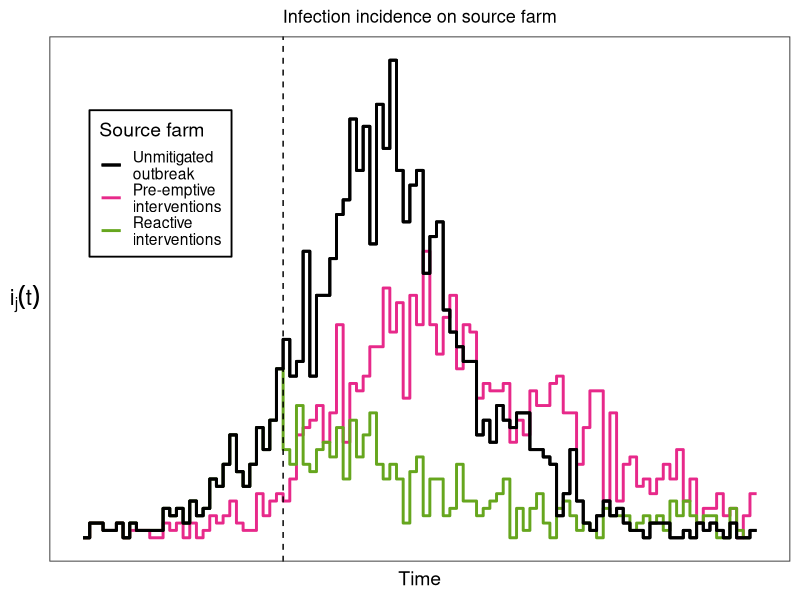
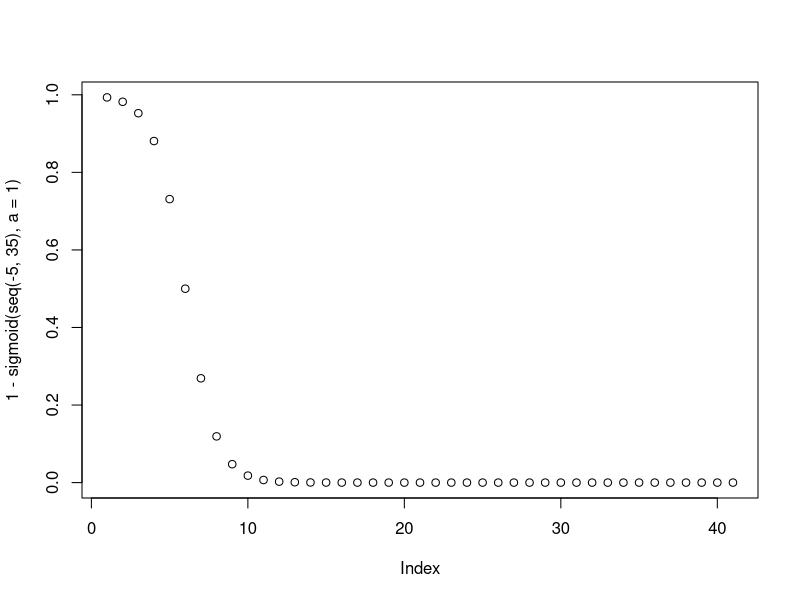
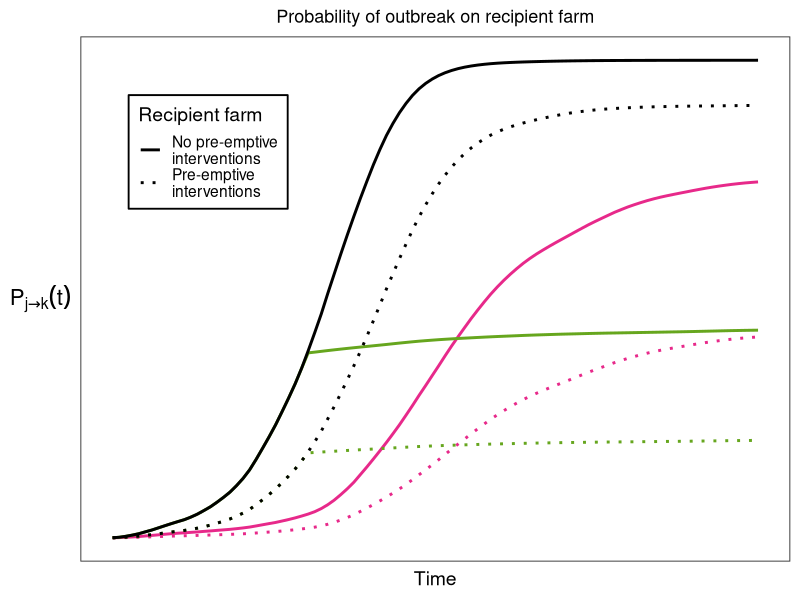
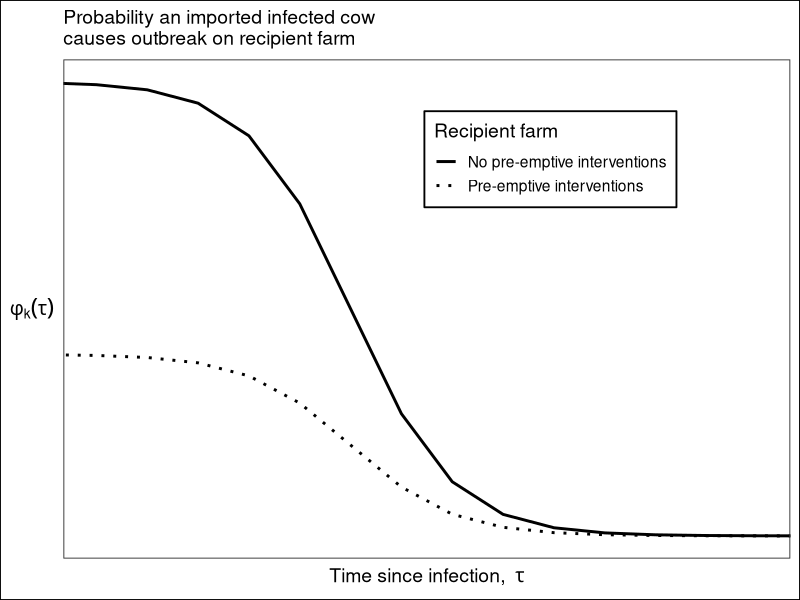
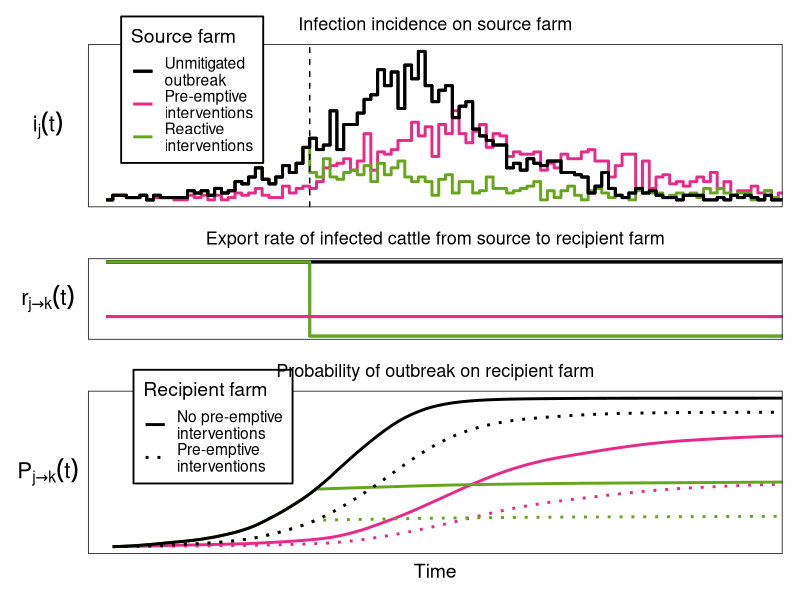
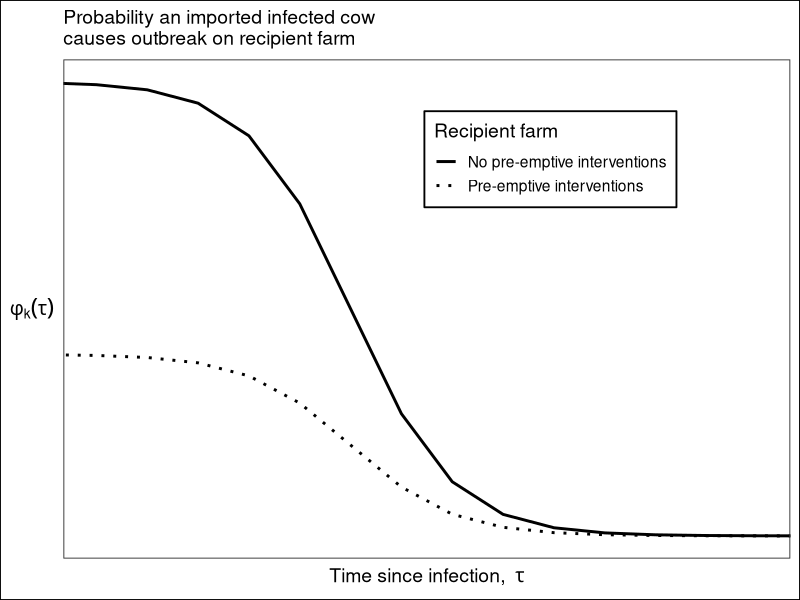
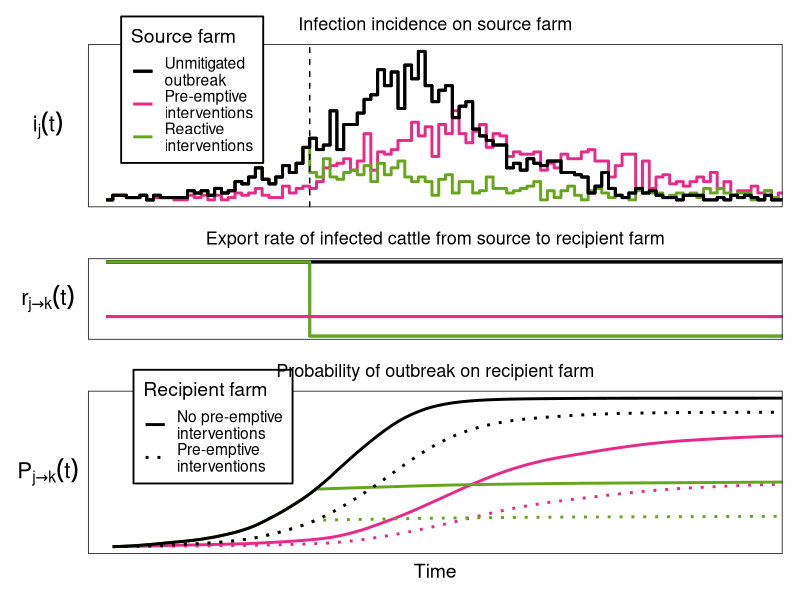

The R source for these figures, in order:

setwd("C:/Users/EALESO/OneDrive - The University of Melbourne/Projects/H5N1 cow transmission")
library(patchwork)
library(egg)

cols3 <- c("black", RColorBrewer::brewer.pal(8, 'Dark2')[4:5])

###############################################################################################
# Propagation of outbreaks explanatory figure
##############################################################################################

basic_SIR <- function(params, init, tmax=100){
  
  
  S = init$S
  I = init$I
  R = init$R
  N = S+I+R
  
  df <- data.frame(time=0, S=S, I=I, R=R)
  
  beta = params$beta
  gamma = params$gamma
  
  for(i in 1:tmax){
    if(I>0){
      S_I <- rpois(1, lambda = beta*S*I/N)
      I_R <- rpois(1, lambda = gamma*I)
      
      S <- S - S_I
      I <- I + S_I -I_R
      R <- R + I_R
      
      row_df <- data.frame(time=i, S=S, I=I, R=R)
      df <- rbind(df, row_df)
    }
    print(i)
    
    
  }
  
  df
  
}

reformat_sim <- function(sim1){
  sim1$inc <- 0
  sim1$inc[2:nrow(sim1)] <- sim1$S[1:(nrow(sim1)-1)]-sim1$S[2:nrow(sim1)]
  
  
  sim1a <- sim1
  sim1b <- sim1
  sim1b$time <- sim1b$time +0.9999999
  
  sim1 <- rbind(sim1a, sim1b)
  sim1
}

set.seed(12345)


init <- data.frame(S=1995,I=5, R=0)

set.seed(12345)
params <- data.frame(beta=0.3, gamma=0.16)
sim1 <- basic_SIR(params, init, tmax=100)

set.seed(12345)
params <- data.frame(beta=0.23, gamma=0.16)
sim2 <- basic_SIR(params, init, tmax=100)


set.seed(12345)
init <- sim1[30,]
params <- data.frame(beta=0.16, gamma=0.16)
sim3 <- basic_SIR(params, init, tmax=70)
sim3$time <- sim3$time+29
sim3 <-rbind(sim1[1:29,],sim3)


sim1 <- reformat_sim(sim1)
sim2 <- reformat_sim(sim2)
sim3 <- reformat_sim(sim3)


sim1$label <- "Unmitigated\noutbreak"
sim2$label <- "Pre-emptive\ninterventions"
sim3$label <- "Reactive\ninterventions"

sim <- rbind(sim1, sim2, sim3)

p1 <- ggplot(sim)+
  geom_line(aes(x=time, y=inc, color=label), size=1)+
  geom_line(data=sim1,aes(x=time, y=inc, color=label),size=1)+
  theme_bw(base_size = 14)+
  xlab("Time")+
  ylab(expression(i[j](t)))+
  scale_color_manual("Source farm", values=cols3, breaks = c("Unmitigated\noutbreak","Pre-emptive\ninterventions","Reactive\ninterventions"))+
  geom_vline(xintercept = 30, linetype="dashed")+
  ggtitle("Infection incidence on source farm")+
  theme(panel.grid = element_blank(),
        axis.text = element_blank(),
        axis.ticks = element_blank(),
        axis.title.y = element_text(angle=0, vjust=0.5, size=16),
        legend.position = c(0.15,0.72),
        legend.background = element_rect(color="black"),
        plot.title = element_text(hjust = 0.5, color = "black", size=13))

p1
r1 <- data.frame(time = seq(0,100),
                 rt   = rep(1, 101),
                 label2 = "baseline")
r2 <- data.frame(time = c(seq(0,30), seq(30,100)) ,
                 rt   = c(rep(1, 31),rep(0.05,71) ),
                 label2 = "Reactive export controls")
r3 <- data.frame(time = seq(0,100),
                 rt   = rep(0.3, 101),
                 label2 = "Targeted export controls")

r <- rbind(r1, r2, r3)


p2 <- ggplot(r)+
  geom_line(aes(x=time, y=rt, color=label2), size=1)+
  geom_line(aes(x=time, y=rt, color=label2), size=1)+
  theme_bw(base_size=14)+
  xlab("Time")+
  ylab(expression(r[j%->%k](t)))+
  #geom_vline(xintercept = 30, linetype="dashed")+
  scale_color_manual(values=c(cols3[1] ,cols3[3],cols3[2]) )+
  ggtitle("Export rate of infected cattle from source to recipient farm")+
  theme(panel.grid = element_blank(),
        axis.text = element_blank(),
        axis.ticks = element_blank(),
        axis.title.x = element_blank(),
        axis.title.y = element_text(angle=0, vjust=0.5, size=16),
        legend.position = "none",
        plot.title = element_text(hjust = 0.5, color = "black", size=13))


get_mu <- function(inc_t, r_t, phi_tau, scale){
  
  inc_t <- c(rep(0,40), inc_t)
  r_t <- c(rep(0,40), r_t)
  
  int1 <- c()
  int2 <- rep(0,40)
  
  for(i in 41:length(inc_t)){
    
    int2 <- c(int2, sum(inc_t[(i-39):i]*rev(phi_tau)))
    int1 <- c(int1, sum(r_t[1:i]*int2[1:i]))
    
  }
  mu_t <- int1
  p_t <- exp(-mu_t[2:length(mu_t)])*(mu_t[2:length(mu_t)]-mu_t[1:(length(mu_t)-1)])
  
  data.frame(time=seq(1,100),
             mu_t = int1,
             p_t_pdf = c(0, p_t),
             p_t_cdf = 1- exp(-mu_t))
}
sigmoid <- function(x, a){
  1/(1+exp(-a*x))
}

1-sigmoid(seq(-4,36), a=1)
plot(1-sigmoid(seq(-5,35), a=1))

phi_tau1 <- (1-sigmoid(seq(-7,32), a=1))*0.5
phi_tau2 <- (1-sigmoid(seq(-7,32), a=1))*0.2


mu_t1a <- get_mu(inc_t = sim1$inc[1:100], r_t = r1$rt[1:100]*0.001, phi_tau = phi_tau1)
mu_t2a <- get_mu(inc_t = sim2$inc[1:100], r_t = r3$rt[1:100]*0.001, phi_tau = phi_tau1)
mu_t3a <- get_mu(sim3$inc[1:100], r2$rt[1:100]*0.001, phi_tau = phi_tau1)

mu_t1b <- get_mu(sim1$inc[1:100], r1$rt[1:100]*0.001, phi_tau = phi_tau2)
mu_t2b <- get_mu(sim2$inc[1:100], r3$rt[1:100]*0.001, phi_tau = phi_tau2)
mu_t3b <- get_mu(sim3$inc[1:100], r2$rt[1:100]*0.001, phi_tau = phi_tau2)

mu_t1a$label = "Unmitigated outbreak"
mu_t1a$label2 = "No pre-emptive\ninterventions"

mu_t2a$label = "Pre-emptive interventions"
mu_t2a$label2 = "No pre-emptive\ninterventions"

mu_t3a$label = "Reactive interventions"
mu_t3a$label2 = "No pre-emptive\ninterventions"

mu_t1b$label = "Unmitigated outbreak"
mu_t1b$label2 = "Pre-emptive\ninterventions"

mu_t2b$label = "Pre-emptive interventions"
mu_t2b$label2 = "Pre-emptive\ninterventions"

mu_t3b$label = "Reactive interventions"
mu_t3b$label2 = "Pre-emptive\ninterventions"

square_times <- function(mu_t){
  mu_ta <- mu_t
  mu_tb <- mu_t
  mu_tb$time <- mu_t$time+0.9999999
  
  rbind(mu_ta)
}

df_mu <- rbind(square_times(mu_t1a), square_times(mu_t1b),
               square_times(mu_t2a), square_times(mu_t2b),
               square_times(mu_t3a), square_times(mu_t3b) )


p3 <- ggplot(df_mu)+
  geom_line(aes(x=time, y=p_t_cdf, color=label, linetype=label2), size=1)+
  theme_bw(base_size=14)+
  xlab("Time")+
  ylab(expression(P[j%->%k](t)))+
  scale_color_manual("Source farm",values=cols3, breaks = c("Unmitigated outbreak", "Pre-emptive interventions", "Reactive interventions"))+
  scale_linetype_manual("Recipient farm",values=c("solid", "dotted"))+
  ggtitle("Probability of outbreak on recipient farm")+
  #geom_vline(xintercept = 30, linetype="dashed")+
  theme(panel.grid = element_blank(),
        axis.text = element_blank(),
        axis.ticks = element_blank(),
        axis.title.y = element_text(angle=0, vjust=0.5, size=16),
        legend.position = c(0.18,0.78),
        legend.background = element_rect(color="black"),
        plot.title = element_text(hjust = 0.5, color = "black", size=13))+
  guides(linetype=guide_legend(order=1),
         color=guide_none())

p3
df_phi1 <- data.frame(time=seq(0,39),
                      phi = phi_tau1,
                      label2 = "No pre-emptive interventions" )

df_phi2 <- data.frame(time=seq(0,39),
                      phi = phi_tau2,
                      label2 = "Pre-emptive interventions" )

df_phi <- rbind(df_phi1, df_phi2)

p4 <- ggplot(df_phi)+
  geom_line(aes(x=time, y=phi,linetype=label2), size=1)+
  theme_bw(base_size=14)+
  xlab(expression("Time since infection, "~tau) )+
  ylab(expression(phi[k](tau)))+
  #geom_vline(xintercept = 30, linetype="dashed")+
  scale_linetype_manual("Recipient farm",values=c("solid", "dotted"))+
  ggtitle("Probability an imported infected cow\ncauses outbreak on recipient farm")+
  scale_y_continuous(position='left')+
  theme(panel.grid = element_blank(),
        axis.text = element_blank(),
        axis.ticks = element_blank(),
        axis.title.y = element_text(angle=0, vjust=0.5),
        legend.position = c(0.67,0.8),
        legend.background = element_rect(color="black"),
        plot.title = element_text(hjust = 0, color = "black", size=14))+
  coord_cartesian(xlim=c(2,15)) + theme(plot.background = element_rect(color="black"))

p4
ggsave(paste('figure/',  'figure1-SUP.png', sep=""), width=5, height=5)





p1 <- p1+theme(axis.title.x = element_blank())+coord_cartesian(xlim=c(2,95))
p2 <- p2+coord_cartesian(xlim=c(2,95))
p3 <- p3+coord_cartesian(xlim=c(2,95))





p1 + p2 + p3 +plot_layout(nrow = 3, ncol=1, heights=c(2,1, 2))


ggsave(paste('figure/',  'figure1.png', sep=""), width=6, height=9)
